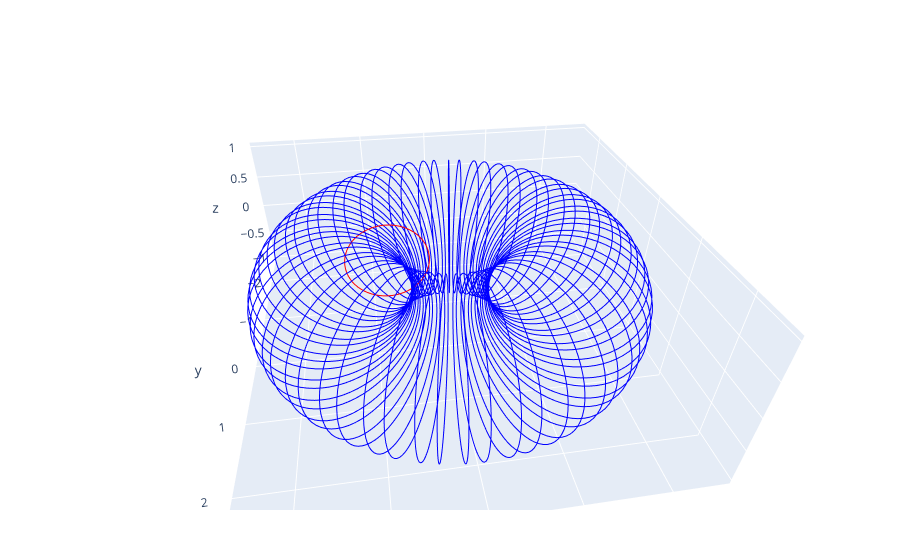

The notebook cell saved with this chart:
### Code cell
C = circle(point(1.5,0,0),cl.e2,1)

n = cl.e3
E = edual(cl.e3)

pc = plotcircle(C)
prc = Vector{GenericTrace{Dict{Symbol, Any}}}([])
angles = []

for ϕ in vcat(0:0.1:2π, 2π)
    rC = rotate(C, E, ϕ)
    push!(prc, plotcircle(rC, marker=attr(color="blue"), showlegend=false))
    push!(angles, round(ϕ;digits=2))
end


function circularrotation(K,X)
    R  = exp(cdual(K))
    R * X * inv(R)
end

K = circle(no, n, 0.5)
# push!(prc,plotcircle(K,showlegend=false,marker=attr(color="red")))
Ck = circularrotation(K, C)
push!(prc,plotcircle(Ck,showlegend=false,marker=attr(color="red")))
# rotate(

# K = circle(no, n, 2.5)
# push!(prc,plotcircle(K,showlegend=false,marker=attr(color="red")))
# Ck = circularrotation(C, C)
# push!(prc,plotcircle(Ck,showlegend=false,marker=attr(color="red")))

# Ck = circularrotation(Ck, Ck)
# push!(prc,plotcircle(Ck,showlegend=false,marker=attr(color="red")))

fig = plot(prc)
